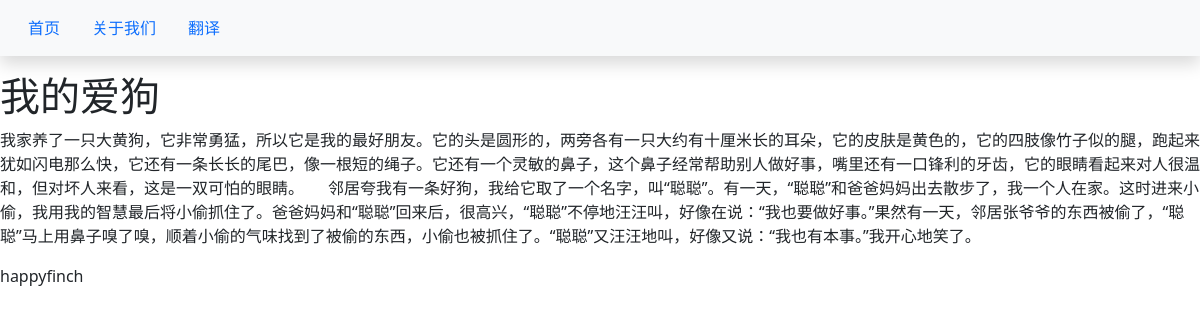
/mydogs, run on the app's committed database.
### blog/models.py (models this page shows, shortened)
class Post(models.Model):
    title = models.CharField(max_length=200)
    content = models.TextField()
    date_created = models.DateTimeField(auto_now_add=True)
    slug = models.SlugField(max_length=200,unique=True,null=False)
    author = models.ForeignKey(to = User,on_delete=models.CASCADE)
    status = models.IntegerField(choices=STATUS,default=0)

### blog/views.py (the view)
# urls.py: path('<slug:slug>',views.BlogView.as_view(),name='blog_view'),
class BlogView(generic.DetailView):
    model = Post
    template_name = 'blog.html'

### templates/blog.html
{% extends 'base.html' %}
{% block content %}
<h1>{{object.title}}</h1>
<p>{{object.content}}</p>
<p>{{object.author}}</p>
{% endblock content %}

### data on the page
Post: title "我的爱狗", content "我家养了一只大黄狗，它非常勇猛，所以它是我的最好朋友。它的头是圆形的，两旁各有一只大约有十厘米长的耳朵，它的皮肤是黄色的，它的四肢像竹子似的腿，跑起来犹如闪电那么快，它还有一条长长的尾巴，像一根短的绳子。它还有一个灵敏的鼻子，这个鼻子经常帮助别人做好事，嘴里还有一口锋利的牙齿，它的眼睛看起来对人很温和，但对坏人来看，这是一双可怕的眼睛。 邻居夸我有一条好狗，我给它取了一个名字，叫“聪聪”。有一天，“聪聪”和爸爸妈妈出去散步了，我一个人在家。这时进来小偷，我用我的智慧最后将小偷抓住了。爸爸妈妈和“聪聪”回来后，很高兴，“聪聪”不停地汪汪叫，好像在说：“我也要做好事。”果然有一天，邻居张爷爷的东西被偷了，“聪聪”马上用鼻子嗅了嗅，顺着小偷的气味找到了被偷的东西，小偷也被抓住了。“聪聪”又汪汪地叫，好像又说：“我也有本事。”我开心地笑了。", author "happyfinch"
